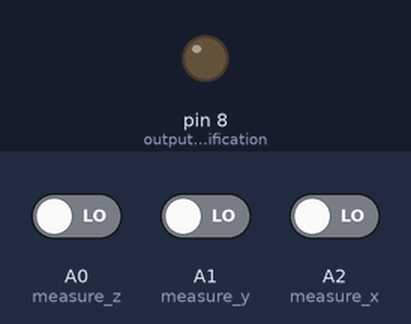
Bench run of a sketch on a simulated Arduino Uno, built with avr-gcc and run on an emulated ATmega328P. Parts: output pins drawn as LEDs (lit = HIGH). The test bench sets the inputs (shaded band); at power-on: A0 (measure_z) LOW, A1 (measure_y) LOW, A2 (measure_x) LOW.

Above: at 1.2 s.
1.3 s: A0 (measure_z) driven HIGH
At 2.5 s:
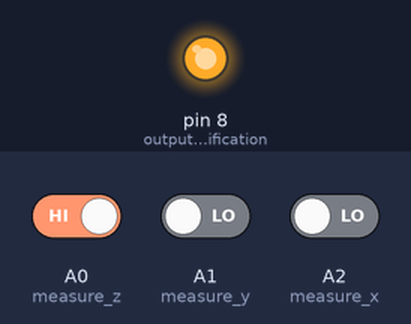
2.8 s: A0 (measure_z) driven LOW
At 3.8 s:
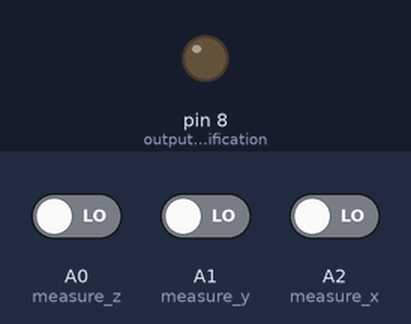
4.3 s: A1 (measure_y) driven HIGH
At 4.9 s:
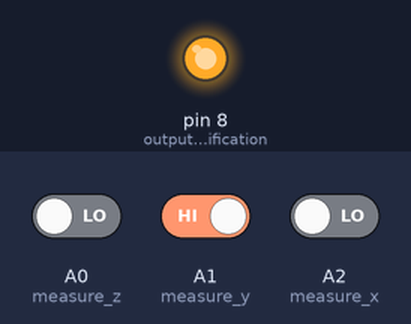
Timing chart, 0 to 7.3 s (numbered marks = the images above; inputs shaded):
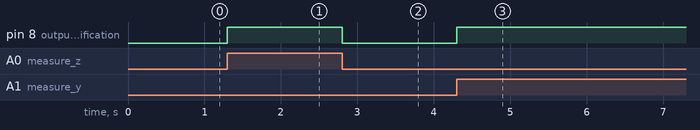

Measured:
- after the input at 1.3 s, pin 8 (output_verification): LOW → HIGH at once
- after the input at 2.8 s, pin 8 (output_verification): HIGH → LOW at once
- after the input at 4.3 s, pin 8 (output_verification): LOW → HIGH at once

The sketch:

MEASURE_IT.ino
```cpp
void setup() {
  pinMode(A2, INPUT); //measure x
  pinMode(A1, INPUT); //measure y
  pinMode(A0, INPUT); //measure z
  pinMode(8, OUTPUT); //output verification
}

void loop() {
  int measureX = digitalRead(A2);
  int measureY = digitalRead(A1);
  int measureZ = digitalRead(A0);
  if(measureX == HIGH || measureY == HIGH || measureZ == HIGH){
    digitalWrite(8, HIGH);
  }
  else{
    digitalWrite (8, LOW);
  }
}
```
